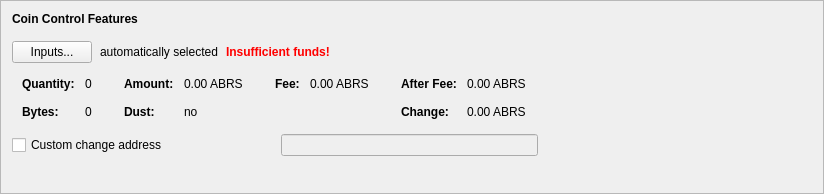
      <widget class="QFrame" name="frameCoinControl">
       <property name="sizePolicy">
        <sizepolicy hsizetype="Preferred" vsizetype="Fixed">
         <horstretch>0</horstretch>
         <verstretch>0</verstretch>
        </sizepolicy>
       </property>
       <property name="minimumSize">
        <size>
         <width>600</width>
         <height>194</height>
        </size>
       </property>
       <property name="frameShape">
        <enum>QFrame::StyledPanel</enum>
       </property>
       <property name="frameShadow">
        <enum>QFrame::Raised</enum>
       </property>
       <layout class="QVBoxLayout" name="verticalLayout_4">
        <item>
         <layout class="QVBoxLayout" name="verticalLayoutCoinControl" stretch="0,0,0,0,0">
          <property name="spacing">
           <number>0</number>
          </property>
          <property name="sizeConstraint">
           <enum>QLayout::SetDefaultConstraint</enum>
          </property>
          <property name="leftMargin">
           <number>0</number>
          </property>
          <property name="topMargin">
           <number>0</number>
          </property>
          <item>
           <layout class="QHBoxLayout" name="horizontalLayoutCoinControl1">
            <property name="bottomMargin">
             <number>15</number>
            </property>
            <item>
             <widget class="QLabel" name="labelCoinControlFeatures">
              <property name="sizePolicy">
               <sizepolicy hsizetype="Preferred" vsizetype="Maximum">
                <horstretch>0</horstretch>
                <verstretch>0</verstretch>
               </sizepolicy>
              </property>
              <property name="font">
               <font>
                <weight>75</weight>
                <bold>true</bold>
               </font>
              </property>
              <property name="styleSheet">
               <string notr="true">font-weight:bold;</string>
              </property>
              <property name="text">
               <string>Coin Control Features</string>
              </property>
             </widget>
            </item>
           </layout>
          </item>
          <item>
           <layout class="QHBoxLayout" name="horizontalLayoutCoinControl2" stretch="0,0,0,0">
            <property name="spacing">
             <number>8</number>
            </property>
            <property name="bottomMargin">
             <number>10</number>
            </property>
            <item>
             <widget class="QPushButton" name="pushButtonCoinControl">
              <property name="styleSheet">
               <string notr="true"/>
              </property>
              <property name="text">
               <string>Inputs...</string>
              </property>
              <property name="autoDefault">
               <bool>false</bool>
              </property>
             </widget>
            </item>
            <item>
             <widget class="QLabel" name="labelCoinControlAutomaticallySelected">
              <property name="text">
               <string>automatically selected</string>
              </property>
              <property name="margin">
               <number>5</number>
              </property>
             </widget>
            </item>
            <item>
             <widget class="QLabel" name="labelCoinControlInsuffFunds">
              <property name="font">
               <font>
                <weight>75</weight>
                <bold>true</bold>
               </font>
              </property>
              <property name="styleSheet">
               <string notr="true">color:red;font-weight:bold;</string>
              </property>
              <property name="text">
               <string>Insufficient funds!</string>
              </property>
              <property name="margin">
               <number>5</number>
              </property>
             </widget>
            </item>
            <item>
             <spacer name="horizontalSpacerCoinControl">
              <property name="orientation">
               <enum>Qt::Horizontal</enum>
              </property>
              <property name="sizeHint" stdset="0">
               <size>
                <width>40</width>
                <height>1</height>
               </size>
              </property>
             </spacer>
            </item>
           </layout>
          </item>
          <item>
           <widget class="QWidget" name="widgetCoinControl" native="true">
            <property name="sizePolicy">
             <sizepolicy hsizetype="Preferred" vsizetype="Preferred">
              <horstretch>0</horstretch>
              <verstretch>0</verstretch>
             </sizepolicy>
            </property>
            <property name="minimumSize">
             <size>
              <width>0</width>
              <height>0</height>
             </size>
            </property>
            <property name="styleSheet">
             <string notr="true"/>
            </property>
            <layout class="QHBoxLayout" name="horizontalLayoutCoinControl5">
             <property name="leftMargin">
              <number>0</number>
             </property>
             <property name="topMargin">
              <number>0</number>
             </property>
             <property name="rightMargin">
              <number>0</number>
             </property>
             <property name="bottomMargin">
              <number>0</number>
             </property>
             <item>
              <layout class="QHBoxLayout" name="horizontalLayoutCoinControl3" stretch="0,0,0,1">
               <property name="spacing">
                <number>20</number>
               </property>
               <property name="topMargin">
                <number>0</number>
               </property>
               <property name="bottomMargin">
                <number>10</number>
               </property>
               <item>
                <layout class="QFormLayout" name="formLayoutCoinControl1">
                 <property name="horizontalSpacing">
                  <number>10</number>
                 </property>
                 <property name="verticalSpacing">
                  <number>14</number>
                 </property>
                 <property name="leftMargin">
                  <number>10</number>
                 </property>
                 <property name="topMargin">
                  <number>4</number>
                 </property>
                 <property name="rightMargin">
                  <number>6</number>
                 </property>
                 <item row="0" column="0">
                  <widget class="QLabel" name="labelCoinControlQuantityText">
                   <property name="font">
                    <font>
                     <weight>75</weight>
                     <bold>true</bold>
                    </font>
                   </property>
                   <property name="text">
                    <string>Quantity:</string>
                   </property>
                   <property name="margin">
                    <number>0</number>
                   </property>
                  </widget>
                 </item>
                 <item row="0" column="1">
                  <widget class="QLabel" name="labelCoinControlQuantity">
                   <property name="cursor">
                    <cursorShape>IBeamCursor</cursorShape>
                   </property>
                   <property name="contextMenuPolicy">
                    <enum>Qt::ActionsContextMenu</enum>
                   </property>
                   <property name="text">
                    <string notr="true">0</string>
                   </property>
                   <property name="margin">
                    <number>0</number>
                   </property>
                   <property name="textInteractionFlags">
                    <set>Qt::LinksAccessibleByMouse|Qt::TextSelectableByKeyboard|Qt::TextSelectableByMouse</set>
                   </property>
                  </widget>
                 </item>
                 <item row="1" column="0">
                  <widget class="QLabel" name="labelCoinControlBytesText">
                   <property name="font">
                    <font>
                     <weight>75</weight>
                     <bold>true</bold>
                    </font>
                   </property>
                   <property name="text">
                    <string>Bytes:</string>
                   </property>
                  </widget>
                 </item>
                 <item row="1" column="1">
                  <widget class="QLabel" name="labelCoinControlBytes">
                   <property name="cursor">
                    <cursorShape>IBeamCursor</cursorShape>
                   </property>
                   <property name="contextMenuPolicy">
                    <enum>Qt::ActionsContextMenu</enum>
                   </property>
                   <property name="text">
                    <string notr="true">0</string>
                   </property>
                   <property name="textInteractionFlags">
                    <set>Qt::LinksAccessibleByMouse|Qt::TextSelectableByKeyboard|Qt::TextSelectableByMouse</set>
                   </property>
                  </widget>
                 </item>
                </layout>
               </item>
               <item>
                <layout class="QFormLayout" name="formLayoutCoinControl2">
                 <property name="horizontalSpacing">
                  <number>10</number>
                 </property>
                 <property name="verticalSpacing">
                  <number>14</number>
                 </property>
                 <property name="leftMargin">
                  <number>6</number>
                 </property>
                 <property name="topMargin">
                  <number>4</number>
                 </property>
                 <property name="rightMargin">
                  <number>6</number>
                 </property>
                 <item row="0" column="0">
                  <widget class="QLabel" name="labelCoinControlAmountText">
                   <property name="font">
                    <font>
                     <weight>75</weight>
                     <bold>true</bold>
                    </font>
                   </property>
                   <property name="text">
                    <string>Amount:</string>
                   </property>
                   <property name="margin">
                    <number>0</number>
                   </property>
                  </widget>
                 </item>
                 <item row="0" column="1">
                  <widget class="QLabel" name="labelCoinControlAmount">
                   <property name="cursor">
                    <cursorShape>IBeamCursor</cursorShape>
                   </property>
                   <property name="contextMenuPolicy">
                    <enum>Qt::ActionsContextMenu</enum>
                   </property>
                   <property name="text">
                    <string notr="true">0.00 ABRS</string>
                   </property>
                   <property name="textInteractionFlags">
                    <set>Qt::LinksAccessibleByMouse|Qt::TextSelectableByKeyboard|Qt::TextSelectableByMouse</set>
                   </property>
                  </widget>
                 </item>
                 <item row="1" column="0">
                  <widget class="QLabel" name="labelCoinControlLowOutputText">
                   <property name="font">
                    <font>
                     <weight>75</weight>
                     <bold>true</bold>
                    </font>
                   </property>
                   <property name="text">
                    <string>Dust:</string>
                   </property>
                  </widget>
                 </item>
                 <item row="1" column="1">
                  <widget class="QLabel" name="labelCoinControlLowOutput">
                   <property name="cursor">
                    <cursorShape>IBeamCursor</cursorShape>
                   </property>
                   <property name="contextMenuPolicy">
                    <enum>Qt::ActionsContextMenu</enum>
                   </property>
                   <property name="text">
                    <string notr="true">no</string>
                   </property>
                   <property name="textInteractionFlags">
                    <set>Qt::LinksAccessibleByMouse|Qt::TextSelectableByKeyboard|Qt::TextSelectableByMouse</set>
                   </property>
                  </widget>
                 </item>
                </layout>
               </item>
               <item>
                <layout class="QFormLayout" name="formLayoutCoinControl3">
                 <property name="horizontalSpacing">
                  <number>10</number>
                 </property>
                 <property name="verticalSpacing">
                  <number>14</number>
                 </property>
                 <property name="leftMargin">
                  <number>6</number>
                 </property>
                 <property name="topMargin">
                  <number>4</number>
                 </property>
                 <property name="rightMargin">
                  <number>6</number>
                 </property>
                 <item row="0" column="0">
                  <widget class="QLabel" name="labelCoinControlFeeText">
                   <property name="font">
                    <font>
                     <weight>75</weight>
                     <bold>true</bold>
                    </font>
                   </property>
                   <property name="text">
                    <string>Fee:</string>
                   </property>
                   <property name="margin">
                    <number>0</number>
                   </property>
                  </widget>
                 </item>
                 <item row="0" column="1">
                  <widget class="QLabel" name="labelCoinControlFee">
                   <property name="cursor">
                    <cursorShape>IBeamCursor</cursorShape>
                   </property>
                   <property name="contextMenuPolicy">
                    <enum>Qt::ActionsContextMenu</enum>
                   </property>
                   <property name="text">
                    <string notr="true">0.00 ABRS</string>
                   </property>
                   <property name="textInteractionFlags">
                    <set>Qt::LinksAccessibleByMouse|Qt::TextSelectableByKeyboard|Qt::TextSelectableByMouse</set>
                   </property>
                  </widget>
                 </item>
                </layout>
               </item>
               <item>
                <layout class="QFormLayout" name="formLayoutCoinControl4">
                 <property name="horizontalSpacing">
                  <number>10</number>
                 </property>
                 <property name="verticalSpacing">
                  <number>14</number>
                 </property>
                 <property name="leftMargin">
                  <number>6</number>
                 </property>
                 <property name="topMargin">
                  <number>4</number>
                 </property>
                 <property name="rightMargin">
                  <number>6</number>
                 </property>
                 <item row="0" column="0">
                  <widget class="QLabel" name="labelCoinControlAfterFeeText">
                   <property name="font">
                    <font>
                     <weight>75</weight>
                     <bold>true</bold>
                    </font>
                   </property>
                   <property name="text">
                    <string>After Fee:</string>
                   </property>
                   <property name="margin">
                    <number>0</number>
                   </property>
                  </widget>
                 </item>
                 <item row="0" column="1">
                  <widget class="QLabel" name="labelCoinControlAfterFee">
                   <property name="cursor">
                    <cursorShape>IBeamCursor</cursorShape>
                   </property>
                   <property name="contextMenuPolicy">
                    <enum>Qt::ActionsContextMenu</enum>
                   </property>
                   <property name="text">
                    <string notr="true">0.00 ABRS</string>
                   </property>
                   <property name="textInteractionFlags">
                    <set>Qt::LinksAccessibleByMouse|Qt::TextSelectableByKeyboard|Qt::TextSelectableByMouse</set>
                   </property>
                  </widget>
                 </item>
                 <item row="1" column="0">
                  <widget class="QLabel" name="labelCoinControlChangeText">
                   <property name="font">
                    <font>
                     <weight>75</weight>
                     <bold>true</bold>
                    </font>
                   </property>
                   <property name="text">
                    <string>Change:</string>
                   </property>
                  </widget>
                 </item>
                 <item row="1" column="1">
                  <widget class="QLabel" name="labelCoinControlChange">
                   <property name="cursor">
                    <cursorShape>IBeamCursor</cursorShape>
                   </property>
                   <property name="contextMenuPolicy">
                    <enum>Qt::ActionsContextMenu</enum>
                   </property>
                   <property name="text">
                    <string notr="true">0.00 ABRS</string>
                   </property>
                   <property name="textInteractionFlags">
                    <set>Qt::LinksAccessibleByMouse|Qt::TextSelectableByKeyboard|Qt::TextSelectableByMouse</set>
                   </property>
                  </widget>
                 </item>
                </layout>
               </item>
              </layout>
             </item>
            </layout>
           </widget>
          </item>
          <item>
           <layout class="QHBoxLayout" name="horizontalLayoutCoinControl4" stretch="0,0,0">
            <property name="spacing">
             <number>12</number>
            </property>
            <property name="sizeConstraint">
             <enum>QLayout::SetDefaultConstraint</enum>
            </property>
            <property name="topMargin">
             <number>5</number>
            </property>
            <property name="rightMargin">
             <number>5</number>
            </property>
            <item>
             <widget class="QCheckBox" name="checkBoxCoinControlChange">
              <property name="toolTip">
               <string>If this is activated, but the change address is empty or invalid, change will be sent to a newly generated address.</string>
              </property>
              <property name="text">
               <string>Custom change address</string>
              </property>
             </widget>
            </item>
            <item>
             <widget class="QValidatedLineEdit" name="lineEditCoinControlChange">
              <property name="enabled">
               <bool>false</bool>
              </property>
              <property name="sizePolicy">
               <sizepolicy hsizetype="Ignored" vsizetype="Fixed">
                <horstretch>0</horstretch>
                <verstretch>0</verstretch>
               </sizepolicy>
              </property>
             </widget>
            </item>
            <item>
             <widget class="QLabel" name="labelCoinControlChangeLabel">
              <property name="sizePolicy">
               <sizepolicy hsizetype="Preferred" vsizetype="Expanding">
                <horstretch>0</horstretch>
                <verstretch>0</verstretch>
               </sizepolicy>
              </property>
              <property name="minimumSize">
               <size>
                <width>0</width>
                <height>0</height>
               </size>
              </property>
              <property name="text">
               <string/>
              </property>
              <property name="margin">
               <number>3</number>
              </property>
             </widget>
            </item>
           </layout>
          </item>
          <item>
           <spacer name="verticalSpacerCoinControl">
            <property name="orientation">
             <enum>Qt::Vertical</enum>
            </property>
            <property name="sizeType">
             <enum>QSizePolicy::Expanding</enum>
            </property>
            <property name="sizeHint" stdset="0">
             <size>
              <width>800</width>
              <height>1</height>
             </size>
            </property>
           </spacer>
          </item>
         </layout>
        </item>
       </layout>
      </widget>
